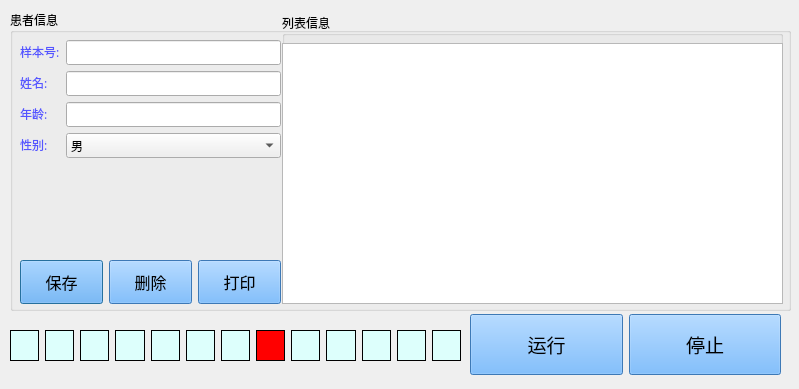
<?xml version="1.0" encoding="UTF-8"?>
<ui version="4.0">
 <class>TestingDialog</class>
 <widget class="QDialog" name="TestingDialog">
  <property name="geometry">
   <rect>
    <x>0</x>
    <y>0</y>
    <width>799</width>
    <height>389</height>
   </rect>
  </property>
  <property name="windowTitle">
   <string>Dialog</string>
  </property>
  <widget class="QWidget" name="horizontalLayoutWidget_2">
   <property name="geometry">
    <rect>
     <x>10</x>
     <y>10</y>
     <width>781</width>
     <height>301</height>
    </rect>
   </property>
   <layout class="QHBoxLayout" name="horizontalLayout_3">
    <item>
     <widget class="QGroupBox" name="groupBox">
      <property name="sizePolicy">
       <sizepolicy hsizetype="Preferred" vsizetype="Preferred">
        <horstretch>0</horstretch>
        <verstretch>0</verstretch>
       </sizepolicy>
      </property>
      <property name="minimumSize">
       <size>
        <width>300</width>
        <height>0</height>
       </size>
      </property>
      <property name="font">
       <font>
        <family>Vemana2000</family>
       </font>
      </property>
      <property name="styleSheet">
       <string notr="true"/>
      </property>
      <property name="title">
       <string>患者信息</string>
      </property>
      <widget class="QWidget" name="layoutWidget">
       <property name="geometry">
        <rect>
         <x>10</x>
         <y>250</y>
         <width>261</width>
         <height>44</height>
        </rect>
       </property>
       <layout class="QHBoxLayout" name="horizontalLayout_2">
        <property name="sizeConstraint">
         <enum>QLayout::SetDefaultConstraint</enum>
        </property>
        <item>
         <widget class="QPushButton" name="btn_testSave">
          <property name="sizePolicy">
           <sizepolicy hsizetype="Minimum" vsizetype="Preferred">
            <horstretch>0</horstretch>
            <verstretch>0</verstretch>
           </sizepolicy>
          </property>
          <property name="font">
           <font>
            <family>Vemana2000</family>
            <pointsize>12</pointsize>
            <weight>50</weight>
            <bold>false</bold>
           </font>
          </property>
          <property name="cursor">
           <cursorShape>PointingHandCursor</cursorShape>
          </property>
          <property name="autoFillBackground">
           <bool>false</bool>
          </property>
          <property name="styleSheet">
           <string notr="true">background-color: rgb(85, 170, 255);</string>
          </property>
          <property name="text">
           <string>保存</string>
          </property>
          <property name="icon">
           <iconset resource="rc.qrc">
            <normaloff>:/image/Save.png</normaloff>:/image/Save.png</iconset>
          </property>
          <property name="iconSize">
           <size>
            <width>32</width>
            <height>32</height>
           </size>
          </property>
          <property name="default">
           <bool>false</bool>
          </property>
          <property name="flat">
           <bool>false</bool>
          </property>
         </widget>
        </item>
        <item>
         <widget class="QPushButton" name="btn_testDelete">
          <property name="sizePolicy">
           <sizepolicy hsizetype="Minimum" vsizetype="Preferred">
            <horstretch>0</horstretch>
            <verstretch>0</verstretch>
           </sizepolicy>
          </property>
          <property name="font">
           <font>
            <family>Vemana2000</family>
            <pointsize>12</pointsize>
            <weight>50</weight>
            <bold>false</bold>
           </font>
          </property>
          <property name="cursor">
           <cursorShape>PointingHandCursor</cursorShape>
          </property>
          <property name="autoFillBackground">
           <bool>false</bool>
          </property>
          <property name="styleSheet">
           <string notr="true">background-color: rgb(85, 170, 255);</string>
          </property>
          <property name="text">
           <string>删除</string>
          </property>
          <property name="icon">
           <iconset resource="rc.qrc">
            <normaloff>:/image/Delete.png</normaloff>:/image/Delete.png</iconset>
          </property>
          <property name="iconSize">
           <size>
            <width>32</width>
            <height>32</height>
           </size>
          </property>
         </widget>
        </item>
        <item>
         <widget class="QPushButton" name="btn_testPrint">
          <property name="sizePolicy">
           <sizepolicy hsizetype="Minimum" vsizetype="Preferred">
            <horstretch>0</horstretch>
            <verstretch>0</verstretch>
           </sizepolicy>
          </property>
          <property name="font">
           <font>
            <family>Vemana2000</family>
            <pointsize>12</pointsize>
            <weight>50</weight>
            <bold>false</bold>
           </font>
          </property>
          <property name="cursor">
           <cursorShape>PointingHandCursor</cursorShape>
          </property>
          <property name="autoFillBackground">
           <bool>false</bool>
          </property>
          <property name="styleSheet">
           <string notr="true">background-color: rgb(85, 170, 255);</string>
          </property>
          <property name="text">
           <string>打印</string>
          </property>
          <property name="icon">
           <iconset resource="rc.qrc">
            <normaloff>:/image/Print.png</normaloff>:/image/Print.png</iconset>
          </property>
          <property name="iconSize">
           <size>
            <width>32</width>
            <height>32</height>
           </size>
          </property>
         </widget>
        </item>
       </layout>
      </widget>
      <widget class="QWidget" name="formLayoutWidget">
       <property name="geometry">
        <rect>
         <x>10</x>
         <y>30</y>
         <width>261</width>
         <height>221</height>
        </rect>
       </property>
       <layout class="QFormLayout" name="formLayout">
        <item row="0" column="0">
         <widget class="QLabel" name="label_4">
          <property name="styleSheet">
           <string notr="true">color: rgb(0, 85, 255);
font: 11pt &quot;Vemana2000&quot;;</string>
          </property>
          <property name="text">
           <string>&lt;html&gt;&lt;head/&gt;&lt;body&gt;&lt;p&gt;&lt;span style=&quot; color:#5555ff;&quot;&gt;样本号:&lt;/span&gt;&lt;/p&gt;&lt;/body&gt;&lt;/html&gt;</string>
          </property>
         </widget>
        </item>
        <item row="0" column="1">
         <widget class="QLineEdit" name="edt_SampleNo">
          <property name="enabled">
           <bool>true</bool>
          </property>
         </widget>
        </item>
        <item row="1" column="0">
         <widget class="QLabel" name="label">
          <property name="styleSheet">
           <string notr="true">color: rgb(0, 85, 255);
font: 11pt &quot;Vemana2000&quot;;</string>
          </property>
          <property name="text">
           <string>&lt;html&gt;&lt;head/&gt;&lt;body&gt;&lt;p&gt;&lt;span style=&quot; color:#5555ff;&quot;&gt;姓名:&lt;/span&gt;&lt;/p&gt;&lt;/body&gt;&lt;/html&gt;</string>
          </property>
         </widget>
        </item>
        <item row="1" column="1">
         <widget class="QLineEdit" name="edt_Name"/>
        </item>
        <item row="2" column="0">
         <widget class="QLabel" name="label_2">
          <property name="sizePolicy">
           <sizepolicy hsizetype="Expanding" vsizetype="Preferred">
            <horstretch>0</horstretch>
            <verstretch>0</verstretch>
           </sizepolicy>
          </property>
          <property name="styleSheet">
           <string notr="true">color: rgb(0, 85, 255);
font: 11pt &quot;Vemana2000&quot;;</string>
          </property>
          <property name="text">
           <string>&lt;html&gt;&lt;head/&gt;&lt;body&gt;&lt;p&gt;&lt;span style=&quot; color:#5555ff;&quot;&gt;年龄:&lt;/span&gt;&lt;/p&gt;&lt;/body&gt;&lt;/html&gt;</string>
          </property>
         </widget>
        </item>
        <item row="2" column="1">
         <widget class="QLineEdit" name="edt_Age"/>
        </item>
        <item row="3" column="0">
         <widget class="QLabel" name="label_3">
          <property name="styleSheet">
           <string notr="true">color: rgb(0, 85, 255);
font: 11pt &quot;Vemana2000&quot;;</string>
          </property>
          <property name="text">
           <string>&lt;html&gt;&lt;head/&gt;&lt;body&gt;&lt;p&gt;&lt;span style=&quot; color:#5555ff;&quot;&gt;性别:&lt;/span&gt;&lt;/p&gt;&lt;/body&gt;&lt;/html&gt;</string>
          </property>
         </widget>
        </item>
        <item row="3" column="1">
         <widget class="QComboBox" name="cmb_Sex">
          <item>
           <property name="text">
            <string>男</string>
           </property>
          </item>
          <item>
           <property name="text">
            <string>女</string>
           </property>
          </item>
         </widget>
        </item>
       </layout>
      </widget>
      <widget class="QGroupBox" name="groupBox_2">
       <property name="geometry">
        <rect>
         <x>272</x>
         <y>3</y>
         <width>501</width>
         <height>291</height>
        </rect>
       </property>
       <property name="sizePolicy">
        <sizepolicy hsizetype="Expanding" vsizetype="Preferred">
         <horstretch>0</horstretch>
         <verstretch>0</verstretch>
        </sizepolicy>
       </property>
       <property name="title">
        <string>列表信息</string>
       </property>
       <property name="flat">
        <bool>false</bool>
       </property>
       <property name="checkable">
        <bool>false</bool>
       </property>
       <widget class="QTableView" name="tbview_TestResult">
        <property name="geometry">
         <rect>
          <x>0</x>
          <y>30</y>
          <width>501</width>
          <height>261</height>
         </rect>
        </property>
        <property name="styleSheet">
         <string notr="true">alternate-background-color: rgb(255, 170, 0);
color: rgb(0, 0, 255);
font: 63 11pt &quot;Ubuntu&quot;;</string>
        </property>
        <property name="lineWidth">
         <number>1</number>
        </property>
        <property name="editTriggers">
         <set>QAbstractItemView::AllEditTriggers</set>
        </property>
        <property name="alternatingRowColors">
         <bool>true</bool>
        </property>
        <property name="selectionMode">
         <enum>QAbstractItemView::SingleSelection</enum>
        </property>
        <property name="selectionBehavior">
         <enum>QAbstractItemView::SelectRows</enum>
        </property>
       </widget>
      </widget>
     </widget>
    </item>
   </layout>
  </widget>
  <widget class="QWidget" name="layoutWidget">
   <property name="geometry">
    <rect>
     <x>470</x>
     <y>314</y>
     <width>311</width>
     <height>61</height>
    </rect>
   </property>
   <layout class="QHBoxLayout" name="horizontalLayout">
    <item>
     <widget class="QPushButton" name="btn_Start">
      <property name="sizePolicy">
       <sizepolicy hsizetype="Minimum" vsizetype="Preferred">
        <horstretch>0</horstretch>
        <verstretch>0</verstretch>
       </sizepolicy>
      </property>
      <property name="font">
       <font>
        <family>Vemana2000</family>
        <pointsize>14</pointsize>
        <weight>50</weight>
        <bold>false</bold>
       </font>
      </property>
      <property name="cursor">
       <cursorShape>PointingHandCursor</cursorShape>
      </property>
      <property name="layoutDirection">
       <enum>Qt::LeftToRight</enum>
      </property>
      <property name="styleSheet">
       <string notr="true">background-color: rgb(85, 170, 255);</string>
      </property>
      <property name="text">
       <string>运行</string>
      </property>
      <property name="icon">
       <iconset resource="rc.qrc">
        <normaloff>:/image/Run.png</normaloff>
        <normalon>:/image/Run1.png</normalon>:/image/Run.png</iconset>
      </property>
      <property name="iconSize">
       <size>
        <width>64</width>
        <height>64</height>
       </size>
      </property>
     </widget>
    </item>
    <item>
     <widget class="QPushButton" name="btn_Stop">
      <property name="sizePolicy">
       <sizepolicy hsizetype="Minimum" vsizetype="Preferred">
        <horstretch>0</horstretch>
        <verstretch>0</verstretch>
       </sizepolicy>
      </property>
      <property name="font">
       <font>
        <family>Vemana2000</family>
        <pointsize>14</pointsize>
        <weight>50</weight>
        <bold>false</bold>
       </font>
      </property>
      <property name="cursor">
       <cursorShape>PointingHandCursor</cursorShape>
      </property>
      <property name="autoFillBackground">
       <bool>false</bool>
      </property>
      <property name="styleSheet">
       <string notr="true">background-color: rgb(85, 170, 255);</string>
      </property>
      <property name="text">
       <string>停止</string>
      </property>
      <property name="icon">
       <iconset resource="rc.qrc">
        <normaloff>:/image/Stop.png</normaloff>
        <normalon>:/image/Stop1.png</normalon>:/image/Stop.png</iconset>
      </property>
      <property name="iconSize">
       <size>
        <width>64</width>
        <height>64</height>
       </size>
      </property>
     </widget>
    </item>
   </layout>
  </widget>
  <widget class="QWidget" name="horizontalLayoutWidget">
   <property name="geometry">
    <rect>
     <x>10</x>
     <y>330</y>
     <width>451</width>
     <height>31</height>
    </rect>
   </property>
   <layout class="QHBoxLayout" name="horizontalLayout_4">
    <item>
     <widget class="QLabel" name="pos_1">
      <property name="styleSheet">
       <string notr="true">background-color: rgb(221, 255, 252);</string>
      </property>
      <property name="frameShape">
       <enum>QFrame::Panel</enum>
      </property>
      <property name="frameShadow">
       <enum>QFrame::Plain</enum>
      </property>
      <property name="lineWidth">
       <number>1</number>
      </property>
      <property name="midLineWidth">
       <number>0</number>
      </property>
      <property name="text">
       <string/>
      </property>
     </widget>
    </item>
    <item>
     <widget class="QLabel" name="pos_2">
      <property name="styleSheet">
       <string notr="true">background-color: rgb(221, 255, 252);</string>
      </property>
      <property name="frameShape">
       <enum>QFrame::Panel</enum>
      </property>
      <property name="text">
       <string/>
      </property>
     </widget>
    </item>
    <item>
     <widget class="QLabel" name="pos_3">
      <property name="styleSheet">
       <string notr="true">background-color: rgb(221, 255, 252);</string>
      </property>
      <property name="frameShape">
       <enum>QFrame::Panel</enum>
      </property>
      <property name="text">
       <string/>
      </property>
     </widget>
    </item>
    <item>
     <widget class="QLabel" name="pos_4">
      <property name="styleSheet">
       <string notr="true">background-color: rgb(221, 255, 252);</string>
      </property>
      <property name="frameShape">
       <enum>QFrame::Panel</enum>
      </property>
      <property name="text">
       <string/>
      </property>
     </widget>
    </item>
    <item>
     <widget class="QLabel" name="pos_5">
      <property name="styleSheet">
       <string notr="true">background-color: rgb(221, 255, 252);</string>
      </property>
      <property name="frameShape">
       <enum>QFrame::Panel</enum>
      </property>
      <property name="text">
       <string/>
      </property>
     </widget>
    </item>
    <item>
     <widget class="QLabel" name="pos_6">
      <property name="styleSheet">
       <string notr="true">background-color: rgb(221, 255, 252);</string>
      </property>
      <property name="frameShape">
       <enum>QFrame::Panel</enum>
      </property>
      <property name="text">
       <string/>
      </property>
     </widget>
    </item>
    <item>
     <widget class="QLabel" name="pos_7">
      <property name="styleSheet">
       <string notr="true">background-color: rgb(221, 255, 252);</string>
      </property>
      <property name="frameShape">
       <enum>QFrame::Panel</enum>
      </property>
      <property name="text">
       <string/>
      </property>
     </widget>
    </item>
    <item>
     <widget class="QLabel" name="pos_8">
      <property name="styleSheet">
       <string notr="true">background-color: rgb(255, 0, 0);</string>
      </property>
      <property name="frameShape">
       <enum>QFrame::Panel</enum>
      </property>
      <property name="text">
       <string/>
      </property>
     </widget>
    </item>
    <item>
     <widget class="QLabel" name="pos_9">
      <property name="styleSheet">
       <string notr="true">background-color: rgb(221, 255, 252);</string>
      </property>
      <property name="frameShape">
       <enum>QFrame::Panel</enum>
      </property>
      <property name="text">
       <string/>
      </property>
     </widget>
    </item>
    <item>
     <widget class="QLabel" name="pos_10">
      <property name="styleSheet">
       <string notr="true">background-color: rgb(221, 255, 252);</string>
      </property>
      <property name="frameShape">
       <enum>QFrame::Panel</enum>
      </property>
      <property name="text">
       <string/>
      </property>
     </widget>
    </item>
    <item>
     <widget class="QLabel" name="pos_11">
      <property name="styleSheet">
       <string notr="true">background-color: rgb(221, 255, 252);</string>
      </property>
      <property name="frameShape">
       <enum>QFrame::Panel</enum>
      </property>
      <property name="text">
       <string/>
      </property>
     </widget>
    </item>
    <item>
     <widget class="QLabel" name="pos_12">
      <property name="styleSheet">
       <string notr="true">background-color: rgb(221, 255, 252);</string>
      </property>
      <property name="frameShape">
       <enum>QFrame::Panel</enum>
      </property>
      <property name="text">
       <string/>
      </property>
     </widget>
    </item>
    <item>
     <widget class="QLabel" name="pos_13">
      <property name="styleSheet">
       <string notr="true">background-color: rgb(221, 255, 252);</string>
      </property>
      <property name="frameShape">
       <enum>QFrame::Panel</enum>
      </property>
      <property name="text">
       <string/>
      </property>
     </widget>
    </item>
   </layout>
  </widget>
 </widget>
 <resources>
  <include location="rc.qrc"/>
 </resources>
 <connections/>
</ui>
